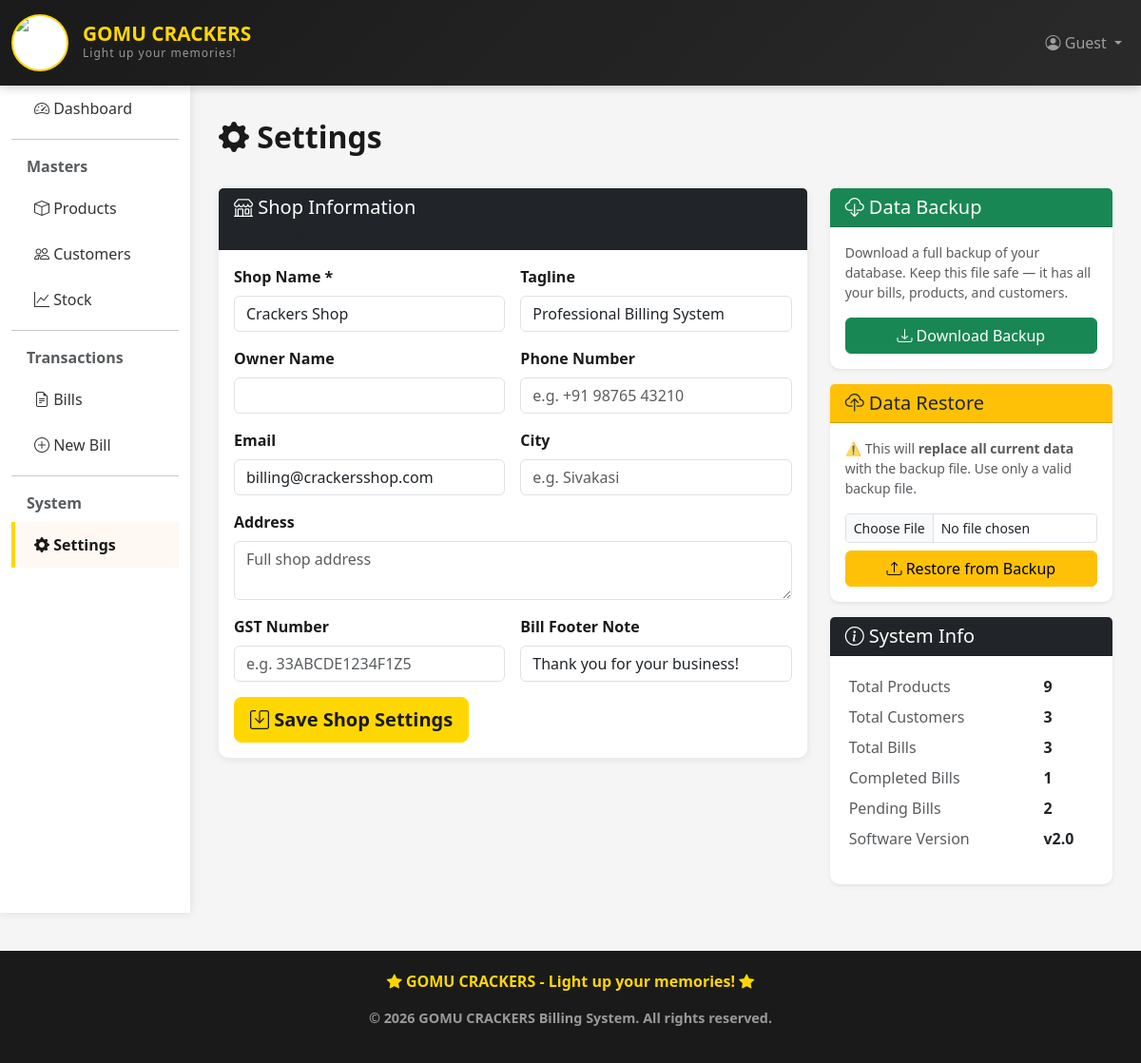
Screenshot of /billing/settings/ with the database file from the repository.
### billing_app/models.py (models this page shows, shortened)
class ShopSettings(models.Model):
    shop_name = models.CharField(max_length=200, default='Crackers Shop')
    tagline = models.CharField(max_length=200, blank=True, default='Professional Billing System')
    owner_name = models.CharField(max_length=100, blank=True)
    phone = models.CharField(max_length=20, blank=True)
    email = models.EmailField(blank=True, default='billing@crackersshop.com')
    address = models.TextField(blank=True)
    city = models.CharField(max_length=100, blank=True)
    gst_number = models.CharField(max_length=50, blank=True)
    footer_note = models.CharField(max_length=300, blank=True, default='Thank you for your business!')
    class Meta:
        verbose_name = 'Shop Settings'
    @classmethod
    def get_settings(cls):
        obj, _ = cls.objects.get_or_create(pk=1)
        return obj

### billing_app/views.py (the view, shortened to what this page needs)
# urls.py: path('settings/', views.settings_view, name='settings'),
def settings_view(request):
    shop = ShopSettings.get_settings()
    stats = {
        'products':  Product.objects.count(),
        'customers': Customer.objects.count(),
        'bills':     Bill.objects.count(),
        'completed': Bill.objects.filter(is_completed=True).count(),
        'pending':   Bill.objects.filter(is_completed=False).count(),
    }
    return render(request, 'billing/settings.html', {'settings': shop, 'stats': stats})

### billing_app/templates/billing/settings.html (shortened to what this page needs)
{% extends 'billing/base.html' %}
{% block content %}
<div class="page-title">
    <i class="bi bi-gear-fill"></i> Settings
</div>
<div class="row g-4">
    <div class="col-lg-8">
        <div class="card">
            <div class="card-header bg-dark text-white">
                <h5 class="mb-0"><i class="bi bi-shop"></i> Shop Information</h5>
                <small class="text-muted">This info appears on all PDF bills</small>
            </div>
            <div class="card-body">
                <form method="POST" action="{% url 'settings' %}">
                    <div class="row g-3">
                        <div class="col-md-6">
                            <label class="form-label">Shop Name *</label>
                            <input type="text" name="shop_name" class="form-control" value="{{ settings.shop_name }}" required>
                        </div>
                        <div class="col-md-6">
                            <label class="form-label">Tagline</label>
                            <input type="text" name="tagline" class="form-control" value="{{ settings.tagline }}" placeholder="e.g. Professional Billing System">
                        </div>
                        <div class="col-md-6">
                            <label class="form-label">Owner Name</label>
                            <input type="text" name="owner_name" class="form-control" value="{{ settings.owner_name }}">
                        </div>
                        <div class="col-md-6">
                            <label class="form-label">Phone Number</label>
                            <input type="text" name="phone" class="form-control" value="{{ settings.phone }}" placeholder="e.g. +91 98765 43210">
                        </div>
                        <div class="col-md-6">
                            <label class="form-label">Email</label>
                            <input type="email" name="email" class="form-control" value="{{ settings.email }}">
                        </div>
                        <div class="col-md-6">
                            <label class="form-label">City</label>
                            <input type="text" name="city" class="form-control" value="{{ settings.city }}" placeholder="e.g. Sivakasi">
                        </div>
                        <div class="col-md-12">
                            <label class="form-label">Address</label>
                            <textarea name="address" class="form-control" rows="2" placeholder="Full shop address">{{ settings.address }}</textarea>
                        </div>
                        <div class="col-md-6">
                            <label class="form-label">GST Number</label>
                            <input type="text" name="gst_number" class="form-control" value="{{ settings.gst_number }}" placeholder="e.g. 33ABCDE1234F1Z5">
                        </div>
                        <div class="col-md-6">
                            <label class="form-label">Bill Footer Note</label>
                            <input type="text" name="footer_note" class="form-control" value="{{ settings.footer_note }}" placeholder="e.g. Thank you for your business!">
                        </div>
                        <div class="col-12">
                            <button type="submit" class="btn btn-primary btn-lg">
                                <i class="bi bi-save"></i> Save Shop Settings
                            </button>
                        </div>
                    </div>
                </form>
            </div>
        </div>
    </div>
    <div class="col-lg-4">
        <div class="card mb-3 border-0 shadow-sm">
            <div class="card-header bg-success text-white">
                <h5 class="mb-0"><i class="bi bi-cloud-download"></i> Data Backup</h5>
            </div>
            <div class="card-body">
                <p class="text-muted small">Download a full backup of your database. Keep this file safe — it has all your bills, products, and customers.</p>
                <a href="{% url 'backup_db' %}" class="btn btn-success w-100">
                    <i class="bi bi-download"></i> Download Backup
                </a>
            </div>
        </div>
        <div class="card mb-3 border-0 shadow-sm">
            <div class="card-header bg-warning text-dark">
                <h5 class="mb-0"><i class="bi bi-cloud-upload"></i> Data Restore</h5>
            </div>
            <div class="card-body">
                <p class="text-muted small">⚠️ This will <strong>replace all current data</strong> with the backup file. Use only a valid backup file.</p>
                <form method="POST" action="{% url 'restore_db' %}" enctype="multipart/form-data"
                      onsubmit="return confirm('WARNING: This will replace ALL current data with the backup. Are you sure?')">
                    <div class="mb-2">
                        <input type="file" name="db_file" class="form-control form-control-sm" accept=".sqlite3,.db" required>
                    </div>
                    <button type="submit" class="btn btn-warning w-100">
                        <i class="bi bi-upload"></i> Restore from Backup
                    </button>
                </form>
            </div>
        </div>
        <div class="card border-0 shadow-sm">
            <div class="card-header bg-dark text-white">
                <h5 class="mb-0"><i class="bi bi-info-circle"></i> System Info</h5>
            </div>
            <div class="card-body">
                <table class="table table-sm table-borderless">
                    <tr><td class="text-muted">Total Products</td><td><strong>{{ stats.products }}</strong></td></tr>
                    <tr><td class="text-muted">Total Customers</td><td><strong>{{ stats.customers }}</strong></td></tr>
                    <tr><td class="text-muted">Total Bills</td><td><strong>{{ stats.bills }}</strong></td></tr>
                    <tr><td class="text-muted">Completed Bills</td><td><strong>{{ stats.completed }}</strong></td></tr>
                    <tr><td class="text-muted">Pending Bills</td><td><strong>{{ stats.pending }}</strong></td></tr>
                    <tr><td class="text-muted">Software Version</td><td><strong>v2.0</strong></td></tr>
                </table>
            </div>
        </div>
    </div>
</div>
{% endblock %}

### billing_app/templates/billing/base.html (style rules this page uses)
:root { --primary-color: #FFD700; --secondary-color: #1a1a1a; --light-color: #FFF8F3; --dark-color: #1a1a1a; }
body { background-color: #f5f5f5; font-family: 'Segoe UI', Tahoma, Geneva, Verdana, sans-serif; }
.card { border: none; border-radius: 10px; box-shadow: 0 2px 10px rgba(0,0,0,0.08); transition: transform 0.3s ease; }
.btn-primary { background-color: var(--primary-color); border-color: var(--primary-color); color: var(--secondary-color); font-weight: 600; }
.page-title { color: var(--secondary-color); font-weight: 700; margin-bottom: 30px; font-size: 2rem; }
.form-label { font-weight: 600; color: var(--secondary-color); }

### rows the page displays
ShopSettings: shop_name "Crackers Shop", tagline "Professional Billing System", email "billing@crackersshop.com", footer_note "Thank you for your business!"

### other values shown
{{ stats.products }} "9"
{{ stats.customers }} "3"
{{ stats.bills }} "3"
{{ stats.completed }} "1"
{{ stats.pending }} "2"
